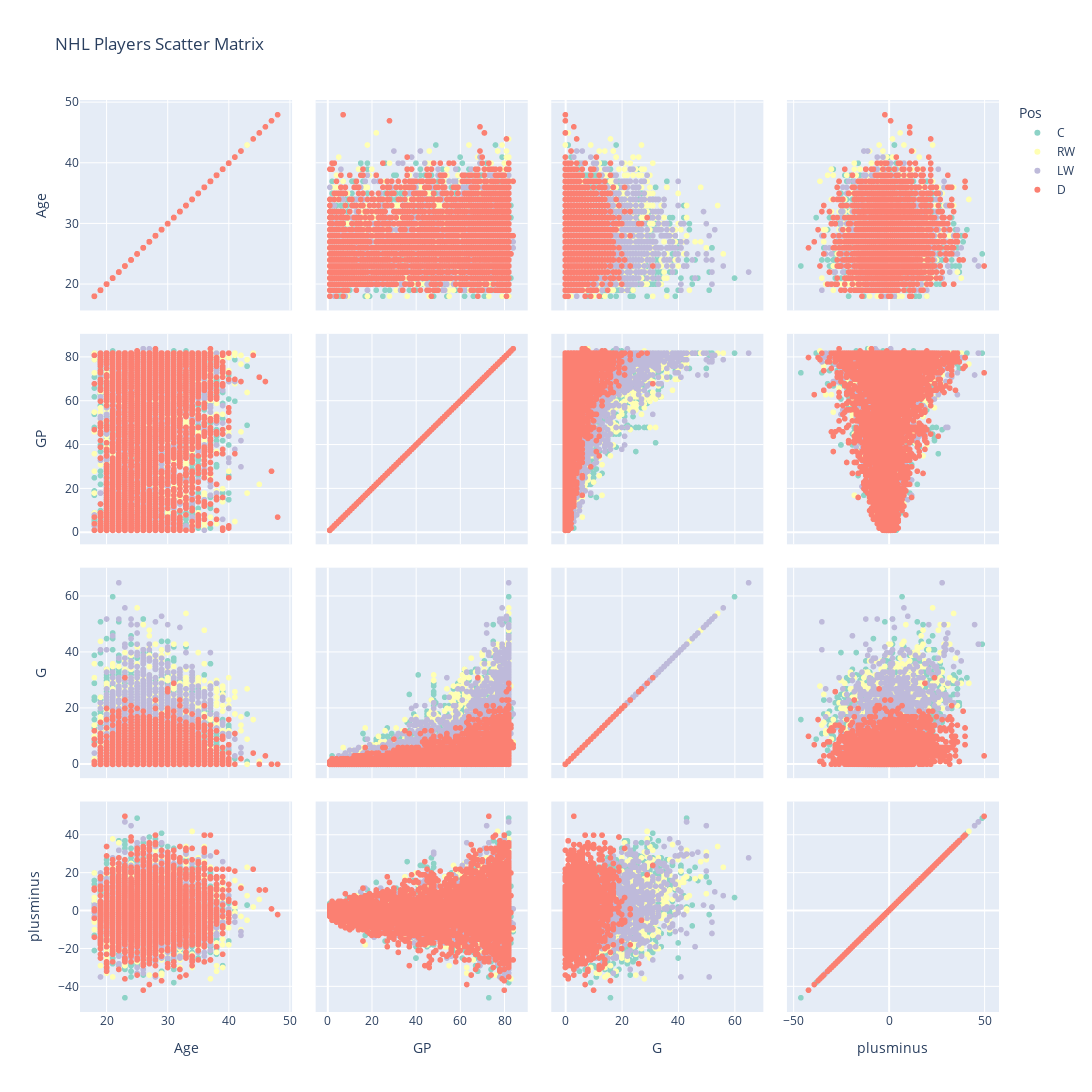

Notebook source saved alongside this figure:
### Markdown cell above
### Scatter Matrix

### Code cell
# Interactive Scatter Matrix

fig = px.scatter_matrix(df, 
                       dimensions=['Age', 'GP', 'G', 'plusminus'],
                       color='Pos',
                       title='NHL Players Scatter Matrix',
                       hover_data=['Player', 'Tm', 'Season'],
                       color_discrete_sequence=px.colors.qualitative.Set3)

fig.update_layout(
    width=1400,
    height=1600
)

fig.show()

### Figure 1 — Plotly figure (JSON) as saved in the notebook; plotly's stock layout.template omitted (floating-point values rounded to 4 significant figures; data arrays with more than 128 entries replaced by an {"elided": "..."} marker saying what was removed)
{"data": [{"customdata": {"elided": "3803x3 mixed values"}, "dimensions": [{"axis": {"matches": true}, "label": "Age", "values": {"elided": "3803 int values"}}, {"axis": {"matches": true}, "label": "GP", "values": {"elided": "3803 int values"}}, {"axis": {"matches": true}, "label": "G", "values": {"elided": "3803 int values"}}, {"axis": {"matches": true}, "label": "plusminus", "values": {"elided": "3803 int values"}}], "hovertemplate": "Pos=C<br>%{xaxis.title.text}=%{x}<br>%{yaxis.title.text}=%{y}<br>Player=%{customdata[0]}<br>Tm=%{customdata[1]}<br>Season=%{customdata[2]}<extra></extra>", "legendgroup": "C", "marker": {"color": "rgb(141,211,199)", "symbol": "circle"}, "name": "C", "showlegend": true, "type": "splom"}, {"customdata": {"elided": "2438x3 mixed values"}, "dimensions": [{"axis": {"matches": true}, "label": "Age", "values": {"elided": "2438 int values"}}, {"axis": {"matches": true}, "label": "GP", "values": {"elided": "2438 int values"}}, {"axis": {"matches": true}, "label": "G", "values": {"elided": "2438 int values"}}, {"axis": {"matches": true}, "label": "plusminus", "values": {"elided": "2438 int values"}}], "hovertemplate": "Pos=RW<br>%{xaxis.title.text}=%{x}<br>%{yaxis.title.text}=%{y}<br>Player=%{customdata[0]}<br>Tm=%{customdata[1]}<br>Season=%{customdata[2]}<extra></extra>", "legendgroup": "RW", "marker": {"color": "rgb(255,255,179)", "symbol": "circle"}, "name": "RW", "showlegend": true, "type": "splom"}, {"customdata": {"elided": "2425x3 mixed values"}, "dimensions": [{"axis": {"matches": true}, "label": "Age", "values": {"elided": "2425 int values"}}, {"axis": {"matches": true}, "label": "GP", "values": {"elided": "2425 int values"}}, {"axis": {"matches": true}, "label": "G", "values": {"elided": "2425 int values"}}, {"axis": {"matches": true}, "label": "plusminus", "values": {"elided": "2425 int values"}}], "hovertemplate": "Pos=LW<br>%{xaxis.title.text}=%{x}<br>%{yaxis.title.text}=%{y}<br>Player=%{customdata[0]}<br>Tm=%{customdata[1]}<br>Season=%{customdata[2]}<extra></extra>", "legendgroup": "LW", "marker": {"color": "rgb(190,186,218)", "symbol": "circle"}, "name": "LW", "showlegend": true, "type": "splom"}, {"customdata": {"elided": "4519x3 mixed values"}, "dimensions": [{"axis": {"matches": true}, "label": "Age", "values": {"elided": "4519 int values"}}, {"axis": {"matches": true}, "label": "GP", "values": {"elided": "4519 int values"}}, {"axis": {"matches": true}, "label": "G", "values": {"elided": "4519 int values"}}, {"axis": {"matches": true}, "label": "plusminus", "values": {"elided": "4519 int values"}}], "hovertemplate": "Pos=D<br>%{xaxis.title.text}=%{x}<br>%{yaxis.title.text}=%{y}<br>Player=%{customdata[0]}<br>Tm=%{customdata[1]}<br>Season=%{customdata[2]}<extra></extra>", "legendgroup": "D", "marker": {"color": "rgb(251,128,114)", "symbol": "circle"}, "name": "D", "showlegend": true, "type": "splom"}], "layout": {"dragmode": "select", "height": 1600, "legend": {"title": {"text": "Pos"}, "tracegroupgap": 0}, "title": {"text": "NHL Players Scatter Matrix"}, "width": 1400}}
